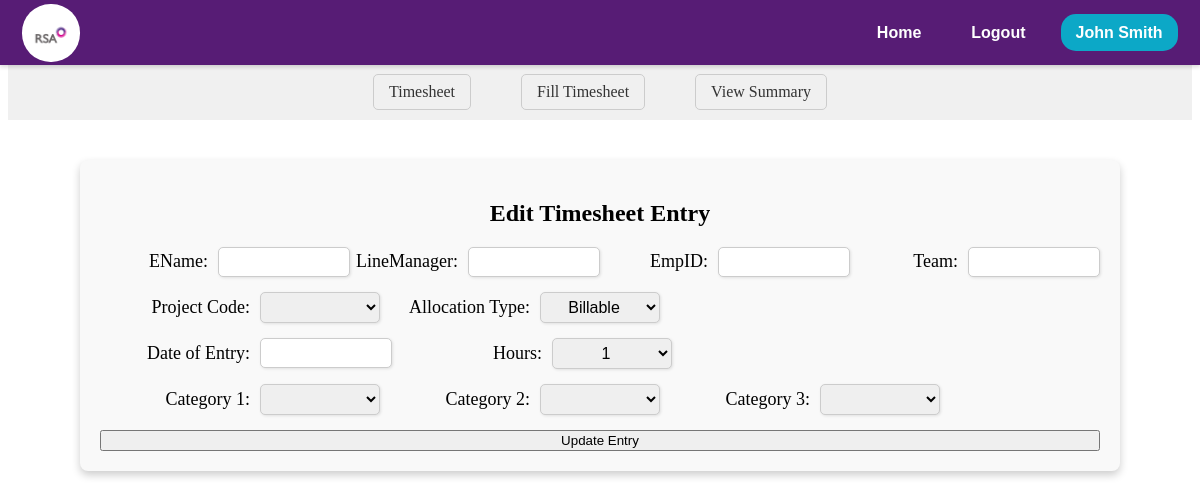
Page /timesheet/edit_entry/419722a4-49f6-48e9-8771-5b2610a7dbd6 (signed in) on the earlier database version.
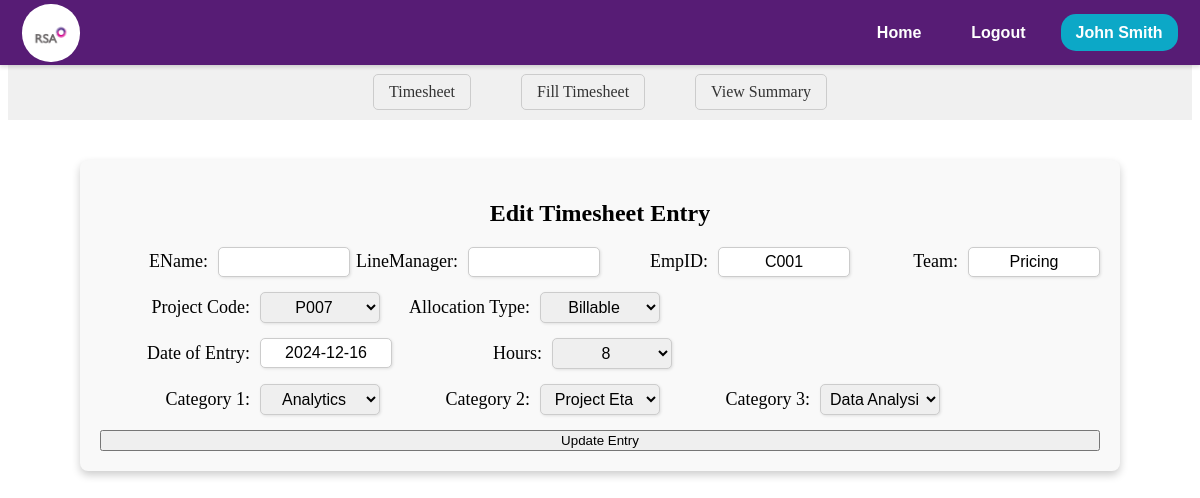
Same page on the later database version.
### models.py (models this page shows, shortened)
class TimesheetEntry(db.Model):
    __tablename__ = 'timesheet_entries'
    Uniq_ID = db.Column(db.String(255), primary_key=True)
    EmpID = db.Column(db.String(10), nullable=False)
    DateofEntry = db.Column(db.Date, nullable=False)
    StartTime = db.Column(db.String(255))
    EndTime = db.Column(db.String(255))
    Hours = db.Column(db.Float)
    Minutes = db.Column(db.Float)
    AllocationType = db.Column(db.String(50))
    Category1 = db.Column(db.String(50))
    Category2 = db.Column(db.String(50))
    Category3 = db.Column(db.String(50))
    ProjectCode = db.Column(db.String(10))
    Category5 = db.Column(db.String(50))
    Category6 = db.Column(db.String(50))
    Comment = db.Column(db.String(255))
    Team = db.Column(db.String(255), nullable=False)
    Status = db.Column(db.String(20))
    SubmitDate = db.Column(db.DateTime, default=lambda: datetime.now(timezone.utc))
    RecordType = db.Column(db.String(50))
    WO_Percent = db.Column(db.Float)
    WO_Units = db.Column(db.Integer)
    NetUnits = db.Column(db.Integer)
    BaseRate = db.Column(db.Float)
    Billed_Label = db.Column(db.String(50))
    WOFF_Reason = db.Column(db.String(255))
    LastUploadDate = db.Column(db.DateTime, onupdate=lambda: datetime.now(timezone.utc))
    LastUpdatedBy = db.Column(db.String(50))
    InvNum =db.Column(db.Float)
    FinalRate = db.Column(db.Float)
    SSMA_TimeStamp = db.Column(db.DateTime )

### app.py (the view, shortened to what this page needs)
@app.route('/timesheet/edit_entry/<entry_id>', methods=['GET', 'POST'])
@login_required
def edit_entry(entry_id):
    entry = TimesheetEntry.query.get(entry_id)
    return render_template('timesheet/timesheet-summery/edit_entry.html', entry=entry, user=current_user)

### app.py (called while the page is built)
@app.before_request
def session_management():
    session.permanent = True

@login_manager.user_loader
def load_user(user_id):
    session = db.session
    return session.get(EMPWD, user_id)

### templates/timesheet/timesheet-summery/edit_entry.html (shortened to what this page needs)
<!DOCTYPE html>
<html lang="en">
  <head>
    <link rel="stylesheet" href="https://cdn.jsdelivr.net/npm/flatpickr/dist/flatpickr.min.css" />
    <link rel="stylesheet" href="{{ url_for('static', filename='css/timesheet/edittimesheet.css') }}" />
  </head>
  <body>
    <div>{% include 'navbar/navbar.html' %}</div>
    <nav class="ts-nav-container">
      <div class="ts-nav-center">
        <a href="/timesheet" class="ts-nav-link">Timesheet</a>
        <a href="/timesheet/fill" class="ts-nav-link">Fill Timesheet</a>
        <a href="/timesheet/summary" class="ts-nav-link">View Summary</a>
      </div>
    </nav>
    <div class="edit-ts-container">
      <h2>Edit Timesheet Entry</h2>
      <form name="editTimesheetForm" method="POST" class="edit-ts-form" onsubmit="return validateForm()">
        <div class="edit-ts-row">
          <label>EName: </label>
          <input type="text" name="EName" value="{{ entry.EName }}" readonly />
          <label>LineManager: </label>
          <input type="text" name="LineManager" value="{{ entry.LineManager }}" readonly />
          <label>EmpID: </label>
          <input type="text" name="EmpID" value="{{ entry.EmpID }}" readonly />
          <label>Team: </label>
          <input type="text" name="Team" value="{{ entry.Team }}" readonly />
        </div>
        <div class="edit-ts-row">
          <label>Project Code: </label>
          <select id="projectCode" name="ProjectCode">
            <option value="{{ entry.ProjectCode }}" selected>{{ entry.ProjectCode }}</option>
          </select>
          <label>Allocation Type: </label>
          <select id="allocationType" name="AllocationType" onchange="updateCategories()">
            <option value="billable" {% if entry.AllocationType == 'billable' %}selected{% endif %}>Billable</option>
          </select>
        </div>
        <div class="edit-ts-row">
          <label>Date of Entry: </label>
          <input type="text" id="dateofentry" name="DateofEntry" value="{{ entry.DateofEntry }}" />
          <label>Hours: </label>
          <select name="hours">
            {% for hour in range(1, 9) %}
              <option value="{{ hour }}" {% if entry.Hours == hour %}selected{% endif %}>{{ hour }}</option>
            {% endfor %}
          </select>
        </div>
        <div class="edit-ts-row">
          <label>Category 1: </label>
          <select id="category1" name="Category1">
            <option value="{{ entry.Category1 }}" selected>{{ entry.Category1 }}</option>
          </select>
          <label>Category 2: </label>
          <select id="category2" name="Category2">
            <option value="{{ entry.Category2 }}" selected>{{ entry.Category2 }}</option>
          </select>
          <label>Category 3: </label>
          <select id="category3" name="Category3">
            <option value="{{ entry.Category3 }}" selected>{{ entry.Category3 }}</option>
          </select>
        </div>
        <button type="submit" class="submit-btn">Update Entry</button>
      </form>
    </div>
  </body>
</html>

Differences in the rows shown:
added TimesheetEntry: EmpID "C001", Team "Pricing", ProjectCode "P007", AllocationType "Billable", DateofEntry "2024-12-16", hours "8", Category1 "Analytics", Category2 "Project Eta", Category3 "Data Analysis"
Other differences:
form field AllocationType: "Billable" → (not shown)
form field hours: "1" → (not shown)
